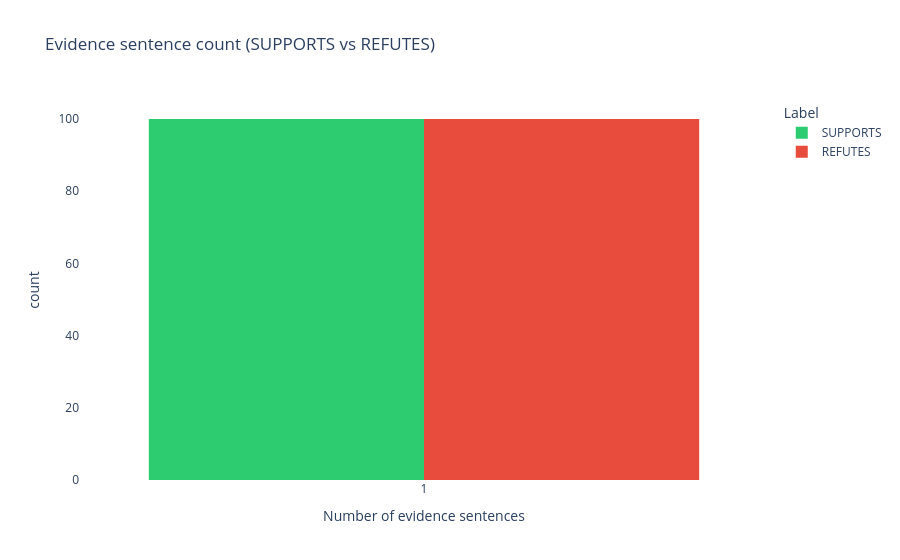

The cell this chart's notebook holds for it:
### Markdown cell above
### 3.3 Evidence Count Distribution
Number of evidence sentences per claim (SUPPORTS and REFUTES only —
NEI has no evidence by definition).

### Code cell
df_ev = sample[sample["label"].isin(["SUPPORTS", "REFUTES"])].copy()

fig = px.histogram(
    df_ev,
    x="n_evidence",
    color="label",
    color_discrete_map={
        "SUPPORTS": "#2ecc71",
        "REFUTES": "#e74c3c",
    },
    barmode="group",
    title="Evidence sentence count (SUPPORTS vs REFUTES)",
    labels={"n_evidence": "Number of evidence sentences", "count": "Number of claims"},
    nbins=10
)
fig.update_layout(plot_bgcolor="white", legend_title="Label")
fig.show()

### Figure 1 — Plotly figure (JSON) as saved in the notebook; plotly's stock layout.template omitted (floating-point values rounded to 4 significant figures)
{"data": [{"alignmentgroup": "True", "bingroup": "x", "hovertemplate": "label=SUPPORTS<br>Number of evidence sentences=%{x}<br>count=%{y}<extra></extra>", "legendgroup": "SUPPORTS", "marker": {"color": "#2ecc71", "pattern": {"shape": ""}}, "name": "SUPPORTS", "nbinsx": 10, "offsetgroup": "SUPPORTS", "orientation": "v", "showlegend": true, "x": [1, 1, 1, 1, 1, 1, 1, 1, 1, 1, 1, 1, 1, 1, 1, 1, 1, 1, 1, 1, 1, 1, 1, 1, 1, 1, 1, 1, 1, 1, 1, 1, 1, 1, 1, 1, 1, 1, 1, 1, 1, 1, 1, 1, 1, 1, 1, 1, 1, 1, 1, 1, 1, 1, 1, 1, 1, 1, 1, 1, 1, 1, 1, 1, 1, 1, 1, 1, 1, 1, 1, 1, 1, 1, 1, 1, 1, 1, 1, 1, 1, 1, 1, 1, 1, 1, 1, 1, 1, 1, 1, 1, 1, 1, 1, 1, 1, 1, 1, 1], "xaxis": "x", "yaxis": "y", "type": "histogram"}, {"alignmentgroup": "True", "bingroup": "x", "hovertemplate": "label=REFUTES<br>Number of evidence sentences=%{x}<br>count=%{y}<extra></extra>", "legendgroup": "REFUTES", "marker": {"color": "#e74c3c", "pattern": {"shape": ""}}, "name": "REFUTES", "nbinsx": 10, "offsetgroup": "REFUTES", "orientation": "v", "showlegend": true, "x": [1, 1, 1, 1, 1, 1, 1, 1, 1, 1, 1, 1, 1, 1, 1, 1, 1, 1, 1, 1, 1, 1, 1, 1, 1, 1, 1, 1, 1, 1, 1, 1, 1, 1, 1, 1, 1, 1, 1, 1, 1, 1, 1, 1, 1, 1, 1, 1, 1, 1, 1, 1, 1, 1, 1, 1, 1, 1, 1, 1, 1, 1, 1, 1, 1, 1, 1, 1, 1, 1, 1, 1, 1, 1, 1, 1, 1, 1, 1, 1, 1, 1, 1, 1, 1, 1, 1, 1, 1, 1, 1, 1, 1, 1, 1, 1, 1, 1, 1, 1], "xaxis": "x", "yaxis": "y", "type": "histogram"}], "layout": {"xaxis": {"anchor": "y", "domain": [0.0, 1.0], "title": {"text": "Number of evidence sentences"}}, "yaxis": {"anchor": "x", "domain": [0.0, 1.0], "title": {"text": "count"}}, "legend": {"title": {"text": "Label"}, "tracegroupgap": 0}, "title": {"text": "Evidence sentence count (SUPPORTS vs REFUTES)"}, "barmode": "group", "plot_bgcolor": "white"}}
